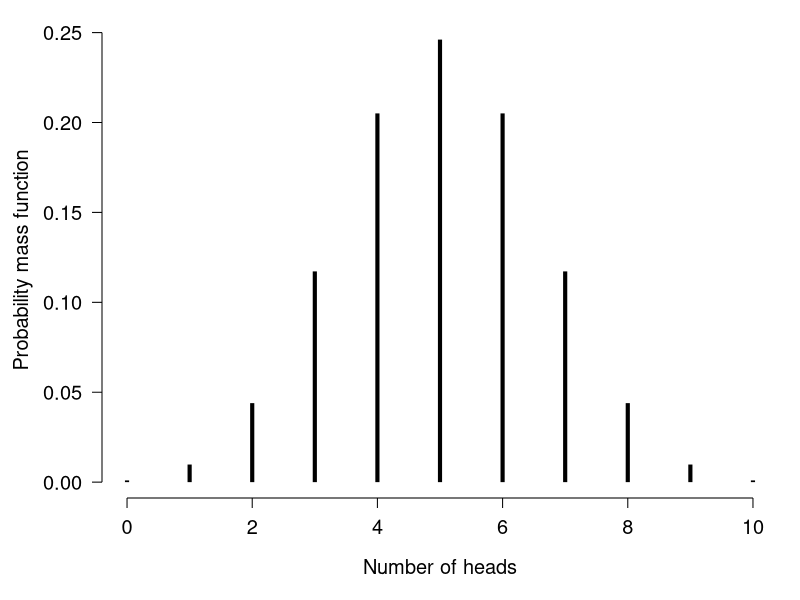
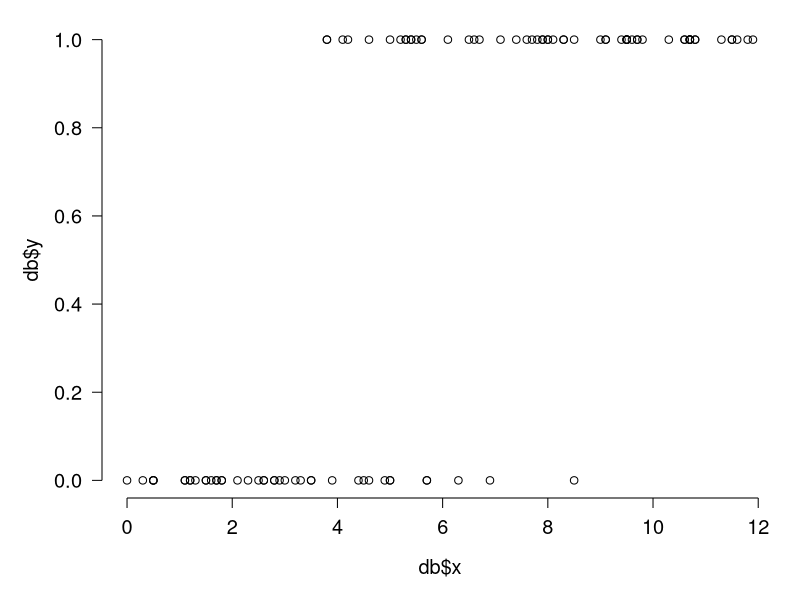
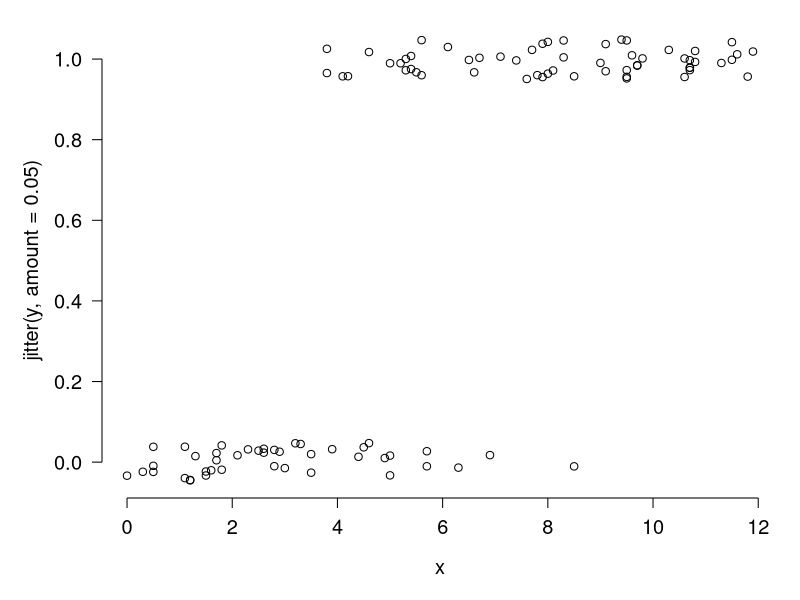
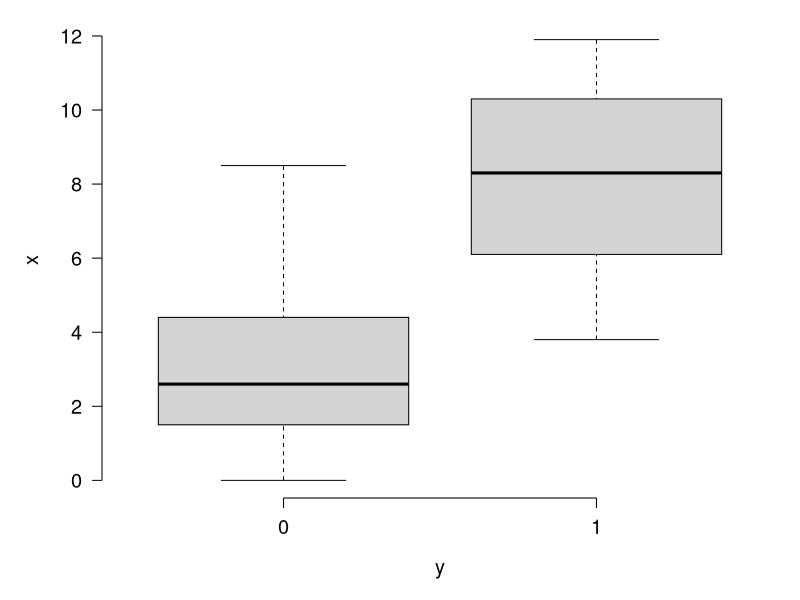
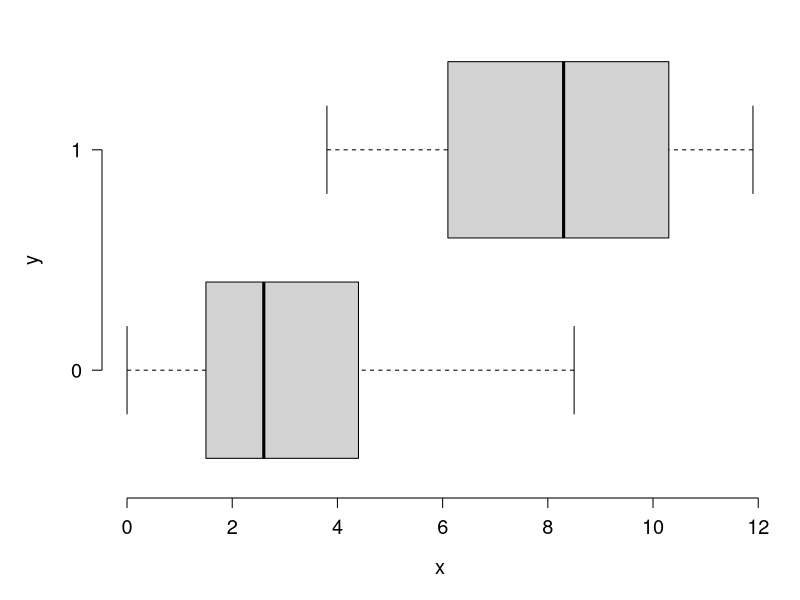
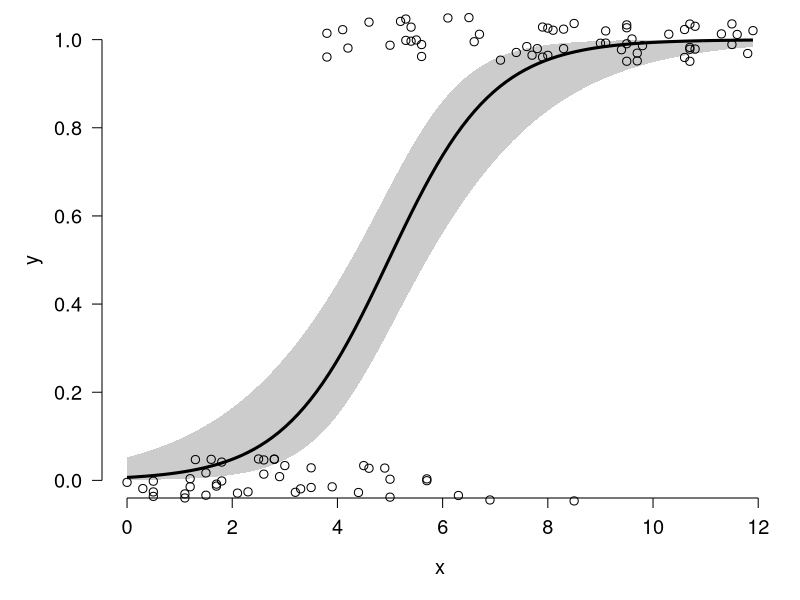
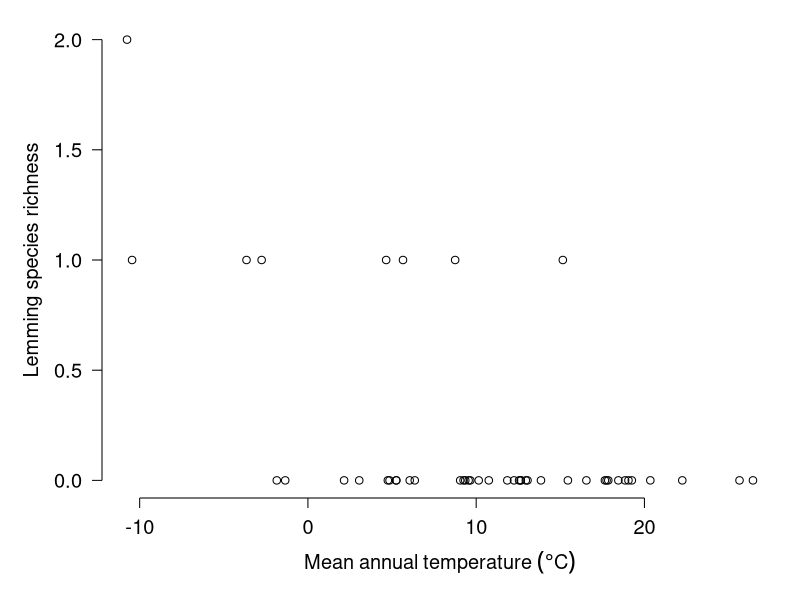
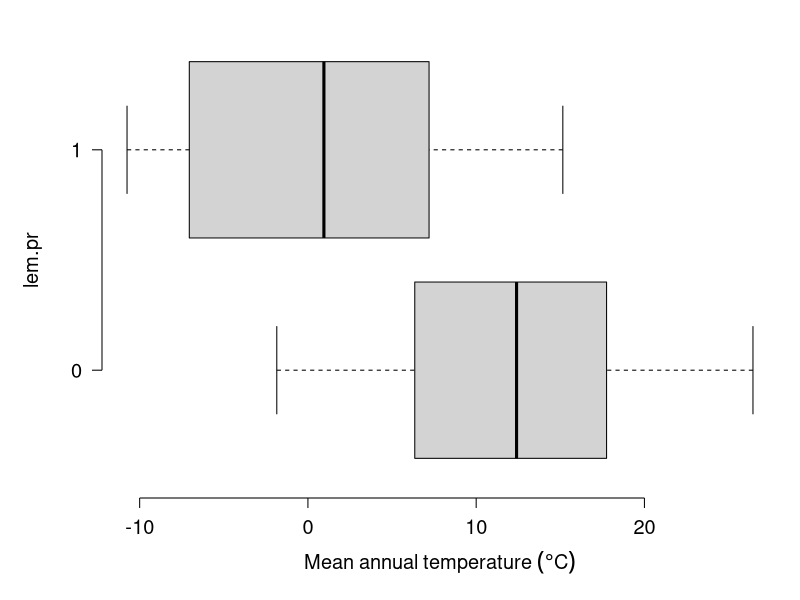

Write the R code that produced these figures, in order.
## ---- chunk 1
#| fig.width: 8
#| fig.height: 6
#| echo: false
x <- 0:10
y <- dbinom(x, 10, 0.5)

par(mfrow=c(1,1), mar=c(5.1, 5.1, 1.1, 1.1),
    las=1, lend=1, cex.axis=1.2, cex.lab=1.2, 
    bty="n")
plot(x, y, type="h", lwd=4,
    xlab="Number of heads",
    ylab="")
title(ylab="Probability mass function", line=3.5)
## ---- chunk 2
set.seed(123)
n <- 100
x <- round(runif(n, 0, 12), 1)

# coefficients
beta0 <- -4
beta1 <- 0.8

# linear predictor
eta <- beta0 + beta1 * x

# logistic function (inverse link)
prob <- plogis(eta)

# draw y values (stochastic part)
y <- rbinom(n, 1, prob)

# assemble dataset
db <- data.frame(x=x, y=y)
## ---- chunk 3
#| fig.width: 8
#| fig.height: 6

par(mar=c(5.1, 5.1, 1.1, 1.1))
plot(db$x, db$y)
## ---- chunk 4
#| fig.width: 8
#| fig.height: 6

par(mar=c(5.1, 5.1, 1.1, 1.1))
plot(x, jitter(y, amount=0.05))
## ---- chunk 5
#| fig.width: 8
#| fig.height: 6

par(mar=c(5.1, 5.1, 1.1, 1.1))
boxplot(x~y)
## ---- chunk 6
#| fig.width: 8
#| fig.height: 6

par(mar=c(5.1, 5.1, 1.1, 1.1))
boxplot(x~y, horizontal=TRUE)
## ---- chunk 7
mod1 <- glm(y~x, data=db, family=binomial)
summary(mod1)
## ---- chunk 8
1-mod1$deviance/mod1$null.deviance
## ---- chunk 9
# values for prediction
use.n <- 100
px <- seq(min(db$x), max(db$x), length=use.n)

# calculate predictions and 95% CI (link scale)
pred <- predict(mod1, newdata=data.frame(x=px),
                type="link", se.fit=TRUE)
mn <- qnorm(0.5, pred$fit, pred$se.fit)
lo <- qnorm(0.025, pred$fit, pred$se.fit)
up <- qnorm(0.975, pred$fit, pred$se.fit)

# inverse link function to get probabilities
mn <- mod1$family$linkinv(mn)
lo <- mod1$family$linkinv(lo)
up <- mod1$family$linkinv(up)
## ---- chunk 10
#| fig.width: 8
#| fig.height: 6

par(mar=c(5.1, 5.1, 1.1, 1.1))
plot(db$x, db$y, type="n", xlab="x", ylab="y")
polygon(x=c(px, rev(px)), 
        y=c(lo, rev(up)), # REVerse either upper or lower
        border=NA, col="grey80")
points(px, mn, type="l", lwd=3)
points(db$x, jitter(db$y, amount=0.05),
       cex=1.1, xpd=NA)
## ---- chunk 11
#| include: false
dx <- read.csv("../datasets/dat-neon-site-rich-env.csv")
## ---- chunk 12
#| fig.width: 8
#| fig.height: 6

par(mar=c(5.1, 5.1, 1.1, 1.1))
plot(dx$mat, dx$lem, 
     xlab=expression(Mean~annual~temperature~(degree*C)),
     ylab="Lemming species richness")
## ---- chunk 13
table(dx$lem)
## ---- chunk 14
dx$lem.pr <- 1*(dx$lem > 0)
## ---- chunk 15
# save this expression for plots
mat.expr <- expression(Mean~annual~temperature~(degree*C))

boxplot(mat~lem.pr, data=dx, xlab=mat.expr, horizontal = TRUE)
## ---- chunk 16
mod2 <- glm(lem.pr~mat, data=dx, family=binomial)
summary(mod2)
## ---- chunk 17
1-mod2$deviance/mod2$null.deviance
## ---- chunk 18
pred.fun <- function(mod, cutoff){
    1* (predict(mod, type="response") >= cutoff)
}#function
## ---- chunk 19
pred.y <- pred.fun(mod2, 0.5)
ftable(pred.y~dx$lem.p)
## ---- chunk 20
# vector of cutoffs to test
cutoffs <- seq(0.01, 0.99, by=0.01)
ncutoffs <- length(cutoffs)

# data frame to hold results
sens.df <- data.frame(cutoff=cutoffs,
                      spec=NA,
                      sens=NA)

# function to tally true positives and negatives
# can't use ftable because there won't always be
# a 2 x 2 result
tally <- function(pr, oy){
    tp <- length(intersect(which(pr==1), which(oy==1)))
    fn <- length(intersect(which(pr==0), which(oy==1)))
    fp <- length(intersect(which(pr==1), which(oy==0)))
    tn <- length(intersect(which(pr==0), which(oy==0)))
    res <- c(tp=tp, fn=fn, fp=fp, tn=tn)
    return(res)
}

for(i in 1:ncutoffs){
    pred.y <- pred.fun(mod2, cutoffs[i])
    result <- tally(pred.y, dx$lem.pr)
    sens.df$sens[i] <- result["tp"]/(result["tp"]+result["fn"])
    sens.df$spec[i] <- result["tn"]/(result["tn"]+result["fp"])
}#i
## ---- chunk 21
#| fig.width: 8
#| fig.height: 6

sens.df$fpr <- 1 - sens.df$spec

par(mar=c(5.1, 5.1, 1.1, 1.1))
plot(sens.df$fpr, sens.df$sens,
     type="s",
     xlab="False positive rate",
     ylab="Sensitivity")
## ---- chunk 22
#| fig.width: 8
#| fig.height: 6


par(mar=c(5.1, 5.1, 1.1, 1.1))
plot(sens.df$fpr, sens.df$sens,
     type="s", lwd=3,
     xlab="False positive rate",
     ylab="Sensitivity")
segments(0, 0, 1, 1, lty=2, lwd=3, col="red")
## ---- chunk 23
#| fig.width: 8
#| fig.height: 6
#| echo: false

par(mar=c(5.1, 5.1, 1.1, 1.1),
    cex.lab=1.3, cex.axis=1.3)
plot(sens.df$fpr, sens.df$sens,
     type="n",
     xlab="False positive rate",
     ylab="Sensitivity")
segments(0, 0, 1, 1, lty=2, lwd=3, col="red")
segments(0, 0, 0, 1, lwd=3)
segments(0, 1, 1, 1, lwd=3)
legend("bottomright",
       legend=c("Coin flip", "Perfect model"),
       lwd=2, lty=c(2,1), col=c("red", "black"),
       bty="n", cex=1.4)
## ---- chunk 24
# Sort by increasing false positive rate
roc.df <- sens.df[order(sens.df$fpr, sens.df$sens), ]
roc.df <- roc.df[,c("fpr", "sens")]

# Add endpoints if missing
roc.df <- rbind(
  data.frame(fpr = 0, sens = 0),
  roc.df,
  data.frame(fpr = 1, sens = 1)
)

# Calculate trapezoid widths and average heights
widths <- diff(roc.df$fpr)
heights <- head(roc.df$sens, -1)

sum(widths * heights)
## ---- chunk 25
#| echo: false
par(mar=c(5.1, 5.1, 1.1, 1.1))
plot(sens.df$fpr, sens.df$sens,
     type="s", lwd=3,
     xlab="False positive rate",
     ylab="Sensitivity",
     xlim=c(0, 1))
rect(head(roc.df$fpr, -1), 0,
     tail(roc.df$fpr, -1), head(roc.df$sens, -1),
     col = "steelblue", lwd = 2)
segments(0, 0, 1, 1, lty=2, lwd=3, col="red")
points(sens.df$fpr, sens.df$sens,
     type="s", lwd=3)
## ---- chunk 26
#| output: false
#| message: false
library(pROC)
## ---- chunk 27
#| message: false


# generate predictions (probabilities)
p2 <- predict(mod2, type="response")
roc2 <- roc(dx$lem.pr ~ p2, plot = FALSE, print.auc = FALSE)
## ---- chunk 28
print(roc2)
## ---- chunk 29
#| fig.width: 8
#| fig.height: 6
plot(roc2)
## ---- chunk 30
#| fig.width: 8
#| fig.height: 6

# 1- to orient axis correct way:
xspec <- 1-roc2$specificities
ysens <- roc2$sensitivities
plot(xspec,ysens, type="l")
## ---- chunk 31
# vector of observed 1s and 0s
y.obs <- dx$lem.pr

# vector of predicted p(y=1)
y.pre <- predict(mod2, type="response")

# identify which observations are 1 and 0
# (i.e., positives and negatives)
y.pos <- which(y.obs==1)
y.neg <- which(y.obs==0)

# number of simulations
sims <- 1e5

# set random number seed for reproducibility
set.seed(42)

# pick predicted probabilities for lots of 
# pairs of postives and negatives
draw.pos <- y.pre[sample(y.pos, sims, replace=TRUE)]
draw.neg <- y.pre[sample(y.neg, sims, replace=TRUE)]

# check whether the positives have larger
# predictive probabilities than the negatives
# tied probabilities get "half credit"
check <- (draw.pos > draw.neg) +
    0.5 * (draw.pos == draw.neg)

# proportion of TRUEs should match
# AUC calculation above
mean(check)
## ---- chunk 32

# random number seed
set.seed(123)

# sample size
n <- 100

# x values
x <- runif(n, 0.001, 10)

# intercept and slope
beta0 <- 3
beta1 <- -0.75

# linear predictor
logit.eta <- beta0 + beta1*x

# inverse logit to convert to
# probability scale
eta <- round(plogis(logit.eta), 3)

# weights = sample sizes
# use same size for each observation for simplicity
wts <- rep(20, n)

# draw observed values
y <- rbinom(n, prob=eta, size=wts)/wts

# assemble to data frame
dr <- data.frame(x=x, y=y, w=wts)
## ---- chunk 33
#| fig.width: 8
#| fig.height: 6

par(mar=c(5,5,1,1))
plot(x,y, ylim=c(0, 1))
## ---- chunk 34
mod3 <- glm(y~x, data=dr,
            family=binomial, weights=dr$w)
summary(mod3)
## ---- chunk 35
exp(coef(mod3)[2])
## ---- chunk 36
#| include: false
dx <- read.csv("../datasets/dat-neon-site-rich-env.csv")
## ---- chunk 37
# proportion of species which are squirrels
dx$psci <- dx$sci / dx$tot
## ---- chunk 38
#| fig.width: 8
#| fig.height: 6
par(mar=c(5,5,1,1))
plot(dx$mat, dx$psci)
## ---- chunk 39
mod4 <- glm(psci~mat, data=dx, family=binomial, weights=dx$tot)
summary(mod4)
## ---- chunk 40
# values for prediction
use.n <- 100
px <- seq(min(dx$mat), max(dx$mat), length=use.n)

# calculate predictions and 95% CI (link scale)
pred <- predict(mod4, newdata=data.frame(mat=px),
                type="link", se.fit=TRUE)
mn <- qnorm(0.5, pred$fit, pred$se.fit)
lo <- qnorm(0.025, pred$fit, pred$se.fit)
up <- qnorm(0.975, pred$fit, pred$se.fit)

# inverse link function to get probabilities
mn <- mod4$family$linkinv(mn)
lo <- mod4$family$linkinv(lo)
up <- mod4$family$linkinv(up)
## ---- chunk 41
#| fig.width: 8
#| fig.height: 6

par(mar=c(5, 5, 1, 1))
plot(dx$mat, dx$psci, type="n",
     xlab=expression(Mean~annual~temperature~(degree*C)),
     ylab="Proportional sciurid richness",
     ylim=c(0, 1))
polygon(x=c(px, rev(px)), 
        y=c(lo, rev(up)), # REVerse either upper or lower
        border=NA, col="grey80")
points(px, mn, type="l", lwd=3)
points(dx$mat, jitter(dx$psci, amount=0.05),
       cex=1.1, pch=19, xpd=NA)
## ---- chunk 42
#| fig.width: 8
#| fig.height: 6


# values for prediction
use.n <- 100
px <- seq(-100, 100, length=use.n)

# calculate predictions and 95% CI (link scale)
pred <- predict(mod4, newdata=data.frame(mat=px),
                type="link", se.fit=TRUE)
mn <- qnorm(0.5, pred$fit, pred$se.fit)
lo <- qnorm(0.025, pred$fit, pred$se.fit)
up <- qnorm(0.975, pred$fit, pred$se.fit)

# inverse link function to get probabilities
mn <- mod4$family$linkinv(mn)
lo <- mod4$family$linkinv(lo)
up <- mod4$family$linkinv(up)

par(mar=c(5, 5, 1, 1))
plot(dx$mat, dx$psci, type="n",
     xlab=expression(Mean~annual~temperature~(degree*C)),
     ylab="Proportional sciurid richness",
     ylim=c(0, 1), xlim=c(-100, 100))
polygon(x=c(px, rev(px)), 
        y=c(lo, rev(up)), # REVerse either upper or lower
        border=NA, col="grey80")
points(px, mn, type="l", lwd=3)
points(dx$mat, jitter(dx$psci, amount=0.05),
       cex=1.1, pch=19, xpd=NA)
